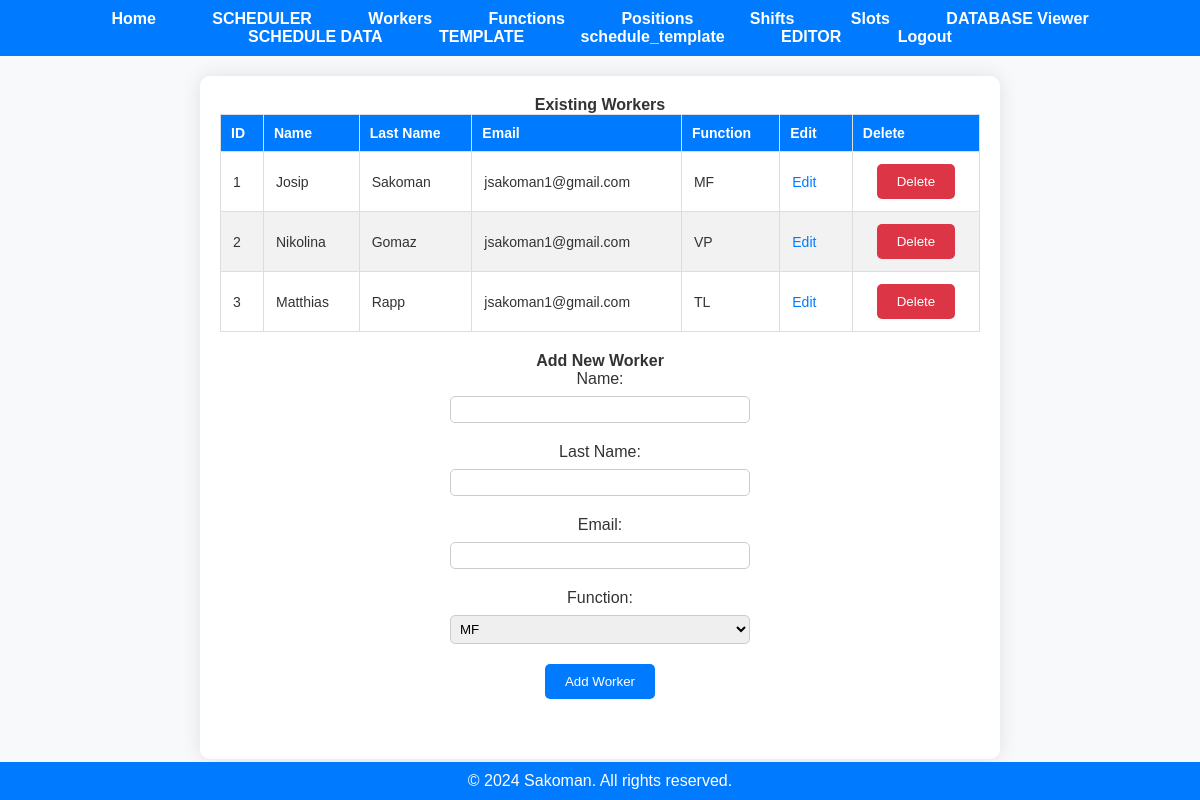
Screenshot of /workers (signed in) with the database file from the repository.
### app.py (models this page shows, shortened)
class Worker(db.Model):
    worker_id = db.Column(db.Integer, primary_key=True)
    name = db.Column(db.String(50), nullable=False)
    last_name = db.Column(db.String(50), nullable=False)
    email = db.Column(db.String(120), nullable=False)
    function_id = db.Column(db.Integer, db.ForeignKey('function.function_id'), nullable=False)
    user_id = db.Column(db.Integer, db.ForeignKey('user.id'), nullable=False)
    user = db.relationship('User', backref=db.backref('workers', lazy=True))
    function = db.relationship('Function', back_populates='workers')

### app.py (the view)
@app.route('/workers')
@employer_required
def display_workers():
    if 'user_id' not in session:
        flash('You must be logged in to view this page.', 'error')
        return redirect(url_for('login'))
    user_id = session['user_id']
    workers = fetch_all(user_id, 'Worker')
    functions = fetch_all(user_id, 'Function')
    function_names = {function.function_id: function.name for function in functions}
    for worker in workers:
        worker.function_name = function_names.get(worker.function_id, 'N/A')
    return render_template('workers.html', workers=workers, functions=functions)

### app.py (called while the page is built)
@login_manager.user_loader
def load_user(user_id):
    return User.query.get(int(user_id))

def employer_required(func):
    @wraps(func)
    def decorated_function(*args, **kwargs):
        if not current_user.is_authenticated:
            flash('You must be logged in to view this page.', 'error')
            return redirect(url_for('login'))
        if current_user.role != 'employer':
            flash('You do not have permission to view this page.', 'error')
            return redirect('/')
        return func(*args, **kwargs)
    return decorated_function

def fetch_all(user_id, table_name):
    if table_name not in ['Worker', 'Function', 'Position', 'Shift', 'Slot', 'Year_Days', 'Schedule']:
        return None
    table_class = globals()[table_name]
    items = table_class.query.filter_by(user_id=user_id).all()
    return items

### templates/workers.html (shortened to what this page needs)
<!DOCTYPE html>
<html lang="en">
<head>
    <link rel="stylesheet" href="{{ url_for('static', filename='styles.css') }}">
</head>
<body>
    {% include 'navbar.html' %}
    <div class="container">
        <div class="existing-workers-section">
            <h2>Existing Workers</h2>
            {% if workers %}
                <table class="data-table">
                    <thead>
                        <tr>
                            <th>ID</th>
                            <th>Name</th>
                            <th>Last Name</th>
                            <th>Email</th>
                            <th>Function</th>
                            <th>Edit</th>
                            <th>Delete</th>
                        </tr>
                    </thead>
                    <tbody>
                        {% for worker in workers %}
                            <tr>
                                <td>{{ worker['worker_id'] }}</td>
                                <td>{{ worker['name'] }}</td>
                                <td>{{ worker['last_name'] }}</td>
                                <td>{{ worker['email'] }}</td>
                                <td>{{ worker['function_name'] }}</td>
                                <td>
                                    <a href="/edit/Worker/{{ worker['worker_id'] }}" class="action-link">Edit</a>
                                </td>
                                <td>
                                    <form action="/delete/Worker/{{ worker['worker_id'] }}" method="post">
                                        <button type="submit" class="delete-button">Delete</button>
                                    </form>
                                </td>
                            </tr>
                        {% endfor %}
                    </tbody>
                </table>
            {% else %}
                <p>No data available.</p>
            {% endif %}
        </div>
        <div class="add-item-section">
            <h2>Add New Worker</h2>
            <form action="/add/Worker" method="post" class="add-form">
                <label for="name">Name:</label>
                <input type="text" id="name" name="name" required>
                <label for="last_name">Last Name:</label>
                <input type="text" id="last_name" name="last_name">
                <label for="email">Email:</label>
                <input type="email" id="email" name="email">
                <label for="function_id">Function:</label>
                <select id="function_id" name="function_id">
                    {% for function in functions %}
                        <option value="{{ function['function_id'] }}">{{ function['name'] }}</option>
                    {% endfor %}
                </select>
                <button type="submit" class="add-button">Add Worker</button>
            </form>
        </div>
    </div>
    <div class="footer">
        &copy; 2024 Sakoman. All rights reserved.
    </div>
</body>
</html>

### static/styles.css (style rules this page uses)
* { margin: 0; padding: 0; box-sizing: border-box; }
body { font-family: Arial, sans-serif; background-color: #f8f9fa; color: #333; }
.container { margin: 20px auto; padding: 20px; background-color: #fff; border-radius: 10px; box-shadow: 0 0 20px rgba(0, 0, 0, 0.1); max-width: 800px; }
.container h1, .container h2, .container p { font-size: 16px; text-align: center; }
.container form { display: flex; flex-direction: column; align-items: center; }
.container label { margin-bottom: 8px; }
.container input, .container select { width: 300px; padding: 5px; margin-bottom: 20px; border-radius: 5px; border: 1px solid #ccc; }
.container button, input[type="submit"] { padding: 10px 20px; background-color: #007bff; color: #fff; border: none; border-radius: 5px; cursor: pointer; transition: background-color 0.3s ease, box-shadow 0.3s ease; }
.footer { background-color: #007bff; color: #fff; text-align: center; padding: 10px 0; position: fixed; bottom: 0; left: 0; width: 100%; }
.action-link { color: #007bff; text-decoration: none; margin-right: 10px; transition: color 0.3s ease; }
.add-item-section, .existing-items-section { margin-bottom: 40px; }
table { width: 100%; border-collapse: collapse; margin-bottom: 20px; }
th, td { font-size: 14px; border: 1px solid #ddd; padding: 10px; text-align: left; }
th { background-color: #f2f2f2; }
tr:nth-child(even) { background-color: #f2f2f2; }
table { background-color: #ffffff; overflow-x: auto; }
th { background-color: #007bff; color: #ffffff; }
td { font-size: 14px; padding: 12px; }
.delete-button { background-color: #dc3545 !important; color: #fff !important; padding: 10px 20px !important; border: none !important; border-radius: 5px !important; cursor: pointer !important; }

### rows the page displays
Worker: worker_id "1", name "Josip", last_name "Sakoman", email "jsakoman1@gmail.com", function_name "MF"
Worker: worker_id "2", name "Nikolina", last_name "Gomaz", email "jsakoman1@gmail.com", function_name "VP"
Worker: worker_id "3", name "Matthias", last_name "Rapp", email "jsakoman1@gmail.com", function_name "TL"

### other values shown
form field function_id "MF"
